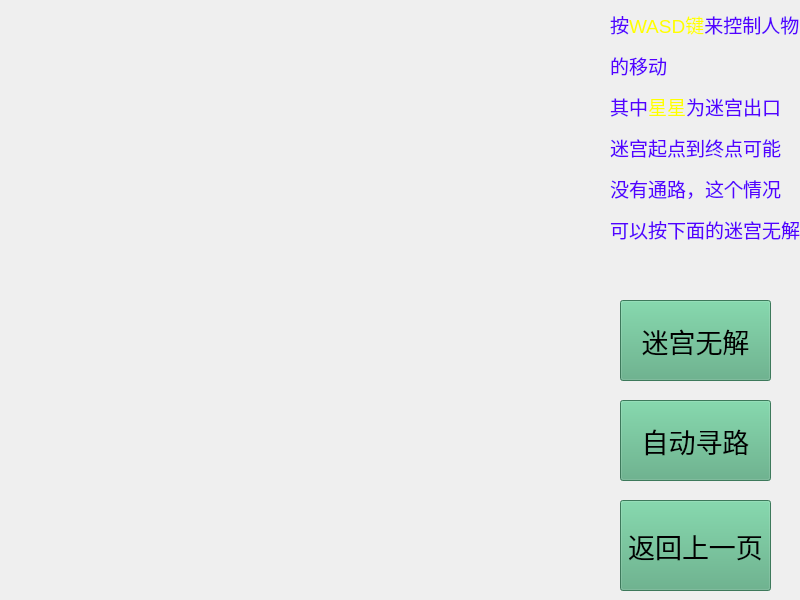
<?xml version="1.0" encoding="UTF-8"?>
<ui version="4.0">
 <class>Widget</class>
 <widget class="QWidget" name="Widget">
  <property name="geometry">
   <rect>
    <x>0</x>
    <y>0</y>
    <width>800</width>
    <height>600</height>
   </rect>
  </property>
  <property name="windowTitle">
   <string>Game</string>
  </property>
  <widget class="QPushButton" name="But1">
   <property name="geometry">
    <rect>
     <x>620</x>
     <y>500</y>
     <width>151</width>
     <height>91</height>
    </rect>
   </property>
   <property name="font">
    <font>
     <family>Microsoft PhagsPa</family>
     <pointsize>20</pointsize>
     <italic>false</italic>
     <bold>false</bold>
    </font>
   </property>
   <property name="styleSheet">
    <string notr="true">QWidget {
    /* 分层背景：图片在下，渐变在上 */
    background-image: url(:/res/ground.jpg),
                     qradialgradient(spread:repeat,
                                    cx:0.5, cy:0.5, radius:0.077,
                                    fx:0.5, fy:0.5,
                                    stop:0 rgba(0, 169, 255, 58),
                                    stop:0.5 rgba(0, 0, 0, 58),
                                    stop:1 rgba(0, 169, 255, 58));
    
    /* 背景混合模式 */
    background-blend-mode: overlay;
    
    /* 备用背景色 */
    background-color: rgb(85, 170, 127);
    
    /* 字体设置 */
    font: 20pt &quot;Microsoft PhagsPa&quot;;
}</string>
   </property>
   <property name="text">
    <string>返回上一页</string>
   </property>
  </widget>
  <widget class="QLabel" name="label">
   <property name="geometry">
    <rect>
     <x>610</x>
     <y>10</y>
     <width>261</width>
     <height>231</height>
    </rect>
   </property>
   <property name="text">
    <string>&lt;html&gt;&lt;head/&gt;&lt;body&gt;&lt;p&gt;&lt;span style=&quot; font-size:14pt; color:#5500ff;&quot;&gt;按&lt;/span&gt;&lt;span style=&quot; font-size:14pt; color:#ffff00;&quot;&gt;WASD键&lt;/span&gt;&lt;span style=&quot; font-size:14pt; color:#5500ff;&quot;&gt;来控制人物&lt;/span&gt;&lt;/p&gt;&lt;p&gt;&lt;span style=&quot; font-size:14pt; color:#5500ff;&quot;&gt;的移动&lt;/span&gt;&lt;/p&gt;&lt;p&gt;&lt;span style=&quot; font-size:14pt; color:#5500ff;&quot;&gt;其中&lt;/span&gt;&lt;span style=&quot; font-size:14pt; color:#ffff00;&quot;&gt;星星&lt;/span&gt;&lt;span style=&quot; font-size:14pt; color:#5500ff;&quot;&gt;为迷宫出口&lt;/span&gt;&lt;/p&gt;&lt;p&gt;&lt;span style=&quot; font-size:14pt; color:#5500ff;&quot;&gt;迷宫起点到终点可能&lt;/span&gt;&lt;/p&gt;&lt;p&gt;&lt;span style=&quot; font-size:14pt; color:#5500ff;&quot;&gt;没有通路，这个情况&lt;/span&gt;&lt;/p&gt;&lt;p&gt;&lt;span style=&quot; font-size:14pt; color:#5500ff;&quot;&gt;可以按下面的迷宫无解&lt;/span&gt;&lt;/p&gt;&lt;/body&gt;&lt;/html&gt;</string>
   </property>
  </widget>
  <widget class="QPushButton" name="btu2">
   <property name="geometry">
    <rect>
     <x>620</x>
     <y>400</y>
     <width>151</width>
     <height>81</height>
    </rect>
   </property>
   <property name="font">
    <font>
     <family>Microsoft PhagsPa</family>
     <pointsize>20</pointsize>
     <italic>false</italic>
     <bold>false</bold>
    </font>
   </property>
   <property name="styleSheet">
    <string notr="true">QWidget {
    /* 分层背景：图片在下，渐变在上 */
    background-image: url(:/res/ground.jpg),
                     qradialgradient(spread:repeat,
                                    cx:0.5, cy:0.5, radius:0.077,
                                    fx:0.5, fy:0.5,
                                    stop:0 rgba(0, 169, 255, 58),
                                    stop:0.5 rgba(0, 0, 0, 58),
                                    stop:1 rgba(0, 169, 255, 58));
    
    /* 背景混合模式 */
    background-blend-mode: overlay;
    
    /* 备用背景色 */
    background-color: rgb(85, 170, 127);
    
    /* 字体设置 */
    font: 20pt &quot;Microsoft PhagsPa&quot;;
}</string>
   </property>
   <property name="text">
    <string>自动寻路</string>
   </property>
  </widget>
  <widget class="QPushButton" name="btu3">
   <property name="geometry">
    <rect>
     <x>620</x>
     <y>300</y>
     <width>151</width>
     <height>81</height>
    </rect>
   </property>
   <property name="font">
    <font>
     <family>Microsoft PhagsPa</family>
     <pointsize>20</pointsize>
     <italic>false</italic>
     <bold>false</bold>
    </font>
   </property>
   <property name="styleSheet">
    <string notr="true">QWidget {
    /* 分层背景：图片在下，渐变在上 */
    background-image: url(:/res/ground.jpg),
                     qradialgradient(spread:repeat,
                                    cx:0.5, cy:0.5, radius:0.077,
                                    fx:0.5, fy:0.5,
                                    stop:0 rgba(0, 169, 255, 58),
                                    stop:0.5 rgba(0, 0, 0, 58),
                                    stop:1 rgba(0, 169, 255, 58));
    
    /* 背景混合模式 */
    background-blend-mode: overlay;
    
    /* 备用背景色 */
    background-color: rgb(85, 170, 127);
    
    /* 字体设置 */
    font: 20pt &quot;Microsoft PhagsPa&quot;;
}</string>
   </property>
   <property name="text">
    <string>迷宫无解</string>
   </property>
  </widget>
 </widget>
 <resources/>
 <connections/>
</ui>
